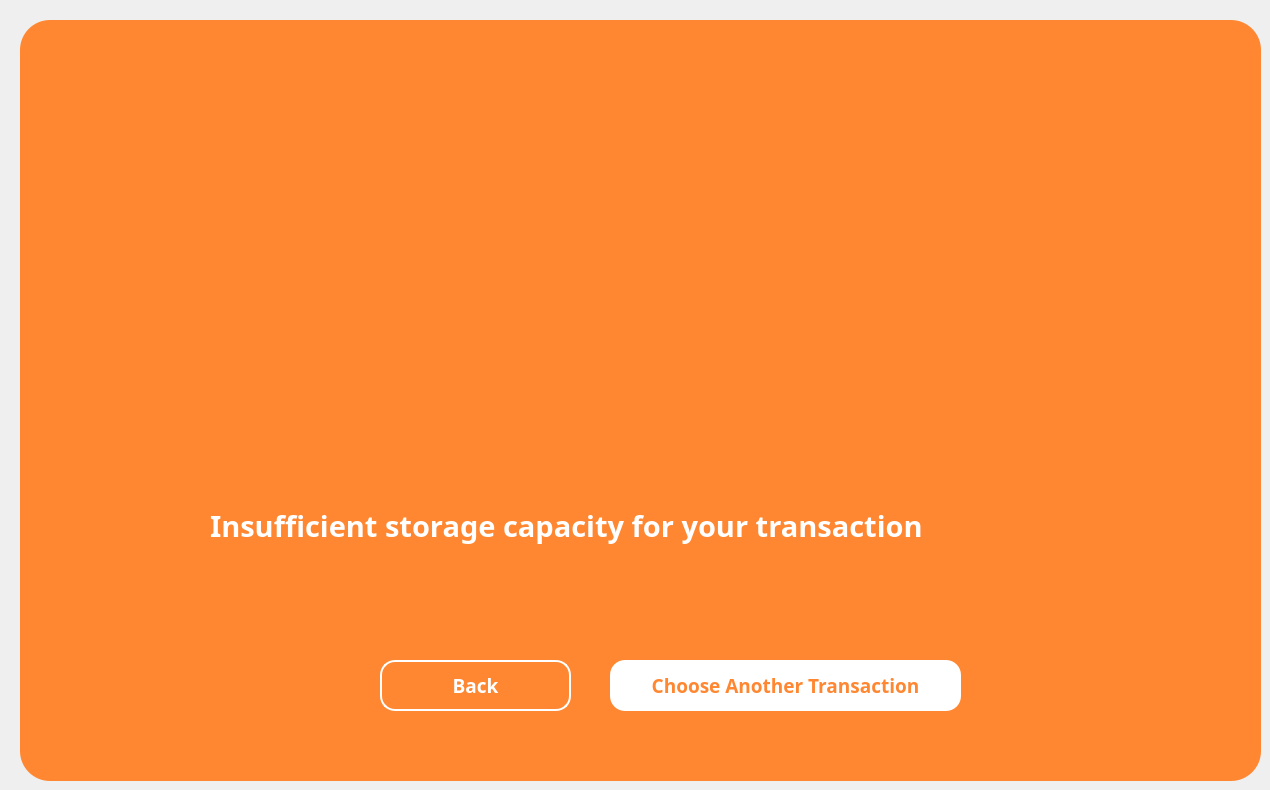
  <widget class="QWidget" name="cb_insufficient">
   <widget class="QFrame" name="insufficient_1">
    <property name="enabled">
     <bool>true</bool>
    </property>
    <property name="geometry">
     <rect>
      <x>20</x>
      <y>20</y>
      <width>1241</width>
      <height>761</height>
     </rect>
    </property>
    <property name="font">
     <font>
      <pointsize>9</pointsize>
     </font>
    </property>
    <property name="styleSheet">
     <string notr="true">QFrame {
    background-color: #ff8731;
	border-radius: 30px;
}
</string>
    </property>
    <property name="frameShape">
     <enum>QFrame::NoFrame</enum>
    </property>
    <widget class="QLabel" name="main_logo_59">
     <property name="geometry">
      <rect>
       <x>460</x>
       <y>90</y>
       <width>400</width>
       <height>400</height>
      </rect>
     </property>
     <property name="text">
      <string/>
     </property>
     <property name="pixmap">
      <pixmap>images/Insufficient.png</pixmap>
     </property>
     <property name="scaledContents">
      <bool>true</bool>
     </property>
    </widget>
    <widget class="QLabel" name="label_186">
     <property name="geometry">
      <rect>
       <x>190</x>
       <y>480</y>
       <width>881</width>
       <height>51</height>
      </rect>
     </property>
     <property name="font">
      <font>
       <family>Montserrat</family>
       <pointsize>22</pointsize>
       <weight>75</weight>
       <bold>true</bold>
      </font>
     </property>
     <property name="styleSheet">
      <string notr="true">QLabel {
    color: white;
}
</string>
     </property>
     <property name="text">
      <string>Insufficient storage capacity for your transaction</string>
     </property>
    </widget>
    <widget class="QToolButton" name="cb_confirm_proceed_2">
     <property name="geometry">
      <rect>
       <x>590</x>
       <y>640</y>
       <width>351</width>
       <height>51</height>
      </rect>
     </property>
     <property name="font">
      <font>
       <family>Montserrat</family>
       <pointsize>14</pointsize>
       <weight>75</weight>
       <bold>true</bold>
      </font>
     </property>
     <property name="cursor">
      <cursorShape>PointingHandCursor</cursorShape>
     </property>
     <property name="styleSheet">
      <string notr="true">QToolButton {
    background-color: white;
    color: #ff8731;
    border: none;
    border-radius: 15px;
    text-align: center;
}

QToolButton:hover {
    background-color: #FFC499;  /* light gray */
	border: 2px solid #FFC499;
}

QToolButton:pressed {
    background-color: #F56600;
	color: white;
    padding-top: 10px;  /* simulate press-in */
    padding-bottom: 15px;
 
}

</string>
     </property>
     <property name="text">
      <string>Choose Another Transaction</string>
     </property>
     <property name="iconSize">
      <size>
       <width>200</width>
       <height>200</height>
      </size>
     </property>
     <property name="checkable">
      <bool>false</bool>
     </property>
     <property name="popupMode">
      <enum>QToolButton::DelayedPopup</enum>
     </property>
     <property name="toolButtonStyle">
      <enum>Qt::ToolButtonIconOnly</enum>
     </property>
    </widget>
    <widget class="QToolButton" name="cb_confirm_backBtn_2">
     <property name="geometry">
      <rect>
       <x>360</x>
       <y>640</y>
       <width>191</width>
       <height>51</height>
      </rect>
     </property>
     <property name="font">
      <font>
       <family>Montserrat</family>
       <pointsize>14</pointsize>
       <weight>75</weight>
       <bold>true</bold>
      </font>
     </property>
     <property name="cursor">
      <cursorShape>PointingHandCursor</cursorShape>
     </property>
     <property name="styleSheet">
      <string notr="true">QToolButton {
    background-color: transparent;
    color: white;
    border: 2px solid white;
    border-radius: 15px;

    text-align: center;
}


QToolButton:hover {
    background-color: #FFC499;  /* light gray */
	border: 2px solid #FFC499;
}

QToolButton:pressed {
    background-color: #F56600;
	color: white;
    padding-top: 10px;  /* simulate press-in */
    padding-bottom: 15px;
 
}</string>
     </property>
     <property name="text">
      <string>Back</string>
     </property>
     <property name="iconSize">
      <size>
       <width>200</width>
       <height>200</height>
      </size>
     </property>
     <property name="checkable">
      <bool>false</bool>
     </property>
     <property name="popupMode">
      <enum>QToolButton::DelayedPopup</enum>
     </property>
     <property name="toolButtonStyle">
      <enum>Qt::ToolButtonIconOnly</enum>
     </property>
    </widget>
   </widget>
  </widget>
